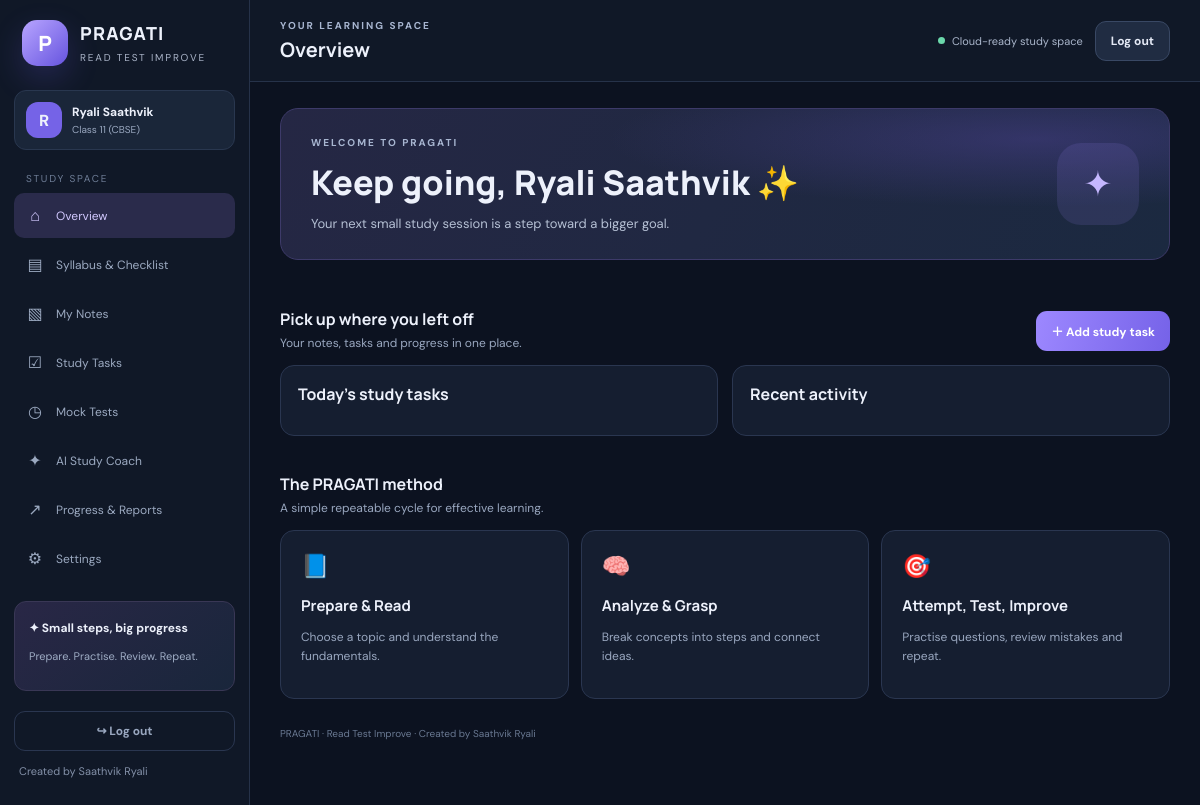
Screenshot of / (signed in) with the database file from the repository.
### app.py (models this page shows)
class User(db.Model):
    id = db.Column(db.Integer, primary_key=True)
    name = db.Column(db.String(100), nullable=False)
    email = db.Column(db.String(255), unique=True, nullable=False, index=True)
    password_hash = db.Column(db.String(255), nullable=False)
    age = db.Column(db.Integer, nullable=True)
    level = db.Column(db.String(80), nullable=False, default='Class 11 (CBSE)')
    created_at = db.Column(db.DateTime, default=lambda: datetime.now(timezone.utc))
    is_admin = db.Column(db.Boolean, default=False)

### app.py (the view)
@app.get('/')
def home():
    return render_template('index.html', levels=LEVELS, subjects=SUBJECTS, user=current_user())

### app.py (called while the page is built)
def current_user():
    uid = session.get('user_id')
    return db.session.get(User, uid) if uid else None

### templates/index.html (shortened to what this page needs)
<!doctype html>
<html lang="en"><head>
</head><body>
{% if not user %}
<div class="auth"><section class="hero"><div class="brand"><div class="logo">P</div><div><b>PRAGATI</b><small>READ TEST IMPROVE</small></div></div><h1>Study smarter.<br><span>Grow faster.</span></h1><p class="tagline">Read Test Improve</p><p class="hero-copy">Your personal study space for syllabus tracking, notes, practice, mock tests and measurable progress. Built for school, entrance exams and engineering.</p><div class="steps">{% for letter,word in [('P','Prepare'),('R','Read'),('A','Analyze'),('G','Grasp'),('A','Attempt'),('T','Test'),('I','Improve')] %}<div class="step"><strong>{{letter}}</strong><span>{{word}}</span></div>{% endfor %}</div><div class="creator">Created by Saathvik Ryali</div></section><section class="authside"><div class="authcard"><div class="brand"><div class="logo">P</div><div><b>PRAGATI</b><small>YOUR ACADEMIC SPACE</small></div></div><h2 id="authTitle">Welcome back</h2><p class="muted small" id="authSub">Sign in to continue your learning journey.</p><div class="tabs"><button id="loginTab" class="active" onclick="showAuth('login')">Sign in</button><button id="registerTab" onclick="showAuth('register')">Create account</button></div><div id="authMsg" class="msg hidden"></div><form class="form" id="authForm"><div id="nameField" class="field hidden">Full name<input name="name" autocomplete="name" maxlength="100" placeholder="Your name"></div><div id="emailField" class="field">Email address<input name="email" type="email" autocomplete="email" required placeholder="you@example.com"></div><div id="ageLevel" class="formgrid hidden"><div class="field">Age<input name="age" type="number" min="5" max="100" placeholder="Age"></div><div class="field">Study level<select name="level">{% for l in levels %}<option>{{l}}</option>{% endfor %}</select></div></div><div class="field">Password<input name="password" type="password" autocomplete="current-password" minlength="8" required placeholder="At least 8 characters"></div><button class="btn primary" id="authSubmit">Sign in to PRAGATI</button></form><p class="note" style="margin-top:17px">No OTP required. Use a unique password. Your study data is saved to the app's database when deployed with persistent storage.</p><div class="creator" style="margin-top:22px">Created by Saathvik Ryali</div></div></section></div>
{% else %}
<div class="app"><aside class="sidebar" id="sidebar"><div class="sidehead"><div class="brand"><div class="logo">P</div><div><b>PRAGATI</b><small>READ TEST IMPROVE</small></div></div></div><div class="profile"><div class="avatar" id="avatar">{{user.name[:1]|upper}}</div><div><b id="sideName">{{user.name}}</b><small id="sideLevel">{{user.level}}</small></div></div><div class="navlabel">STUDY SPACE</div><nav class="nav" id="nav"><button class="active" data-page="overview"><span>⌂</span>Overview</button><button data-page="syllabus"><span>▤</span>Syllabus & Checklist</button><button data-page="notes"><span>▧</span>My Notes</button><button data-page="tasks"><span>☑</span>Study Tasks</button><button data-page="tests"><span>◷</span>Mock Tests</button><button data-page="coach"><span>✦</span>AI Study Coach</button><button data-page="progress"><span>↗</span>Progress & Reports</button><button data-page="settings"><span>⚙</span>Settings</button><button data-page="admin" id="adminNav" class="{{ '' if user.is_admin else 'hidden' }}"><span>♙</span>Admin dashboard</button></nav><div class="sidebottom"><div class="callout"><b>✦ Small steps, big progress</b><p>Prepare. Practise. Review. Repeat.</p></div><button class="btn ghost" style="width:100%" onclick="logout()">↪ Log out</button><div class="creator" style="margin:13px 5px">Created by Saathvik Ryali</div></div></aside><main class="main"><header class="topbar"><div style="display:flex;align-items:center;gap:12px"><button class="btn secondary hamb" onclick="document.getElementById('sidebar').classList.toggle('open')">☰</button><div><div class="eyebrow">YOUR LEARNING SPACE</div><h2 id="pageTitle">Overview</h2></div></div><div class="topright"><div class="online"><span class="dot"></span>Cloud-ready study space</div><button id="installBtn" class="btn install hidden" onclick="installApp()">＋ Install app</button><button class="btn secondary" onclick="logout()">Log out</button></div></header><div class="content" id="pageContent"><div class="welcome"><div><div class="eyebrow">WELCOME TO PRAGATI</div><h1>Keep going, <span id="welcomeName">{{user.name}}</span> ✨</h1><p>Your next small study session is a step toward a bigger goal.</p></div><div class="bigicon">✦</div></div><div class="stats" id="stats"></div><div class="sectiontitle"><div><h3>Pick up where you left off</h3><p>Your notes, tasks and progress in one place.</p></div><button class="btn primary" onclick="navigate('tasks')">＋ Add study task</button></div><div class="grid2"><div class="panel"><h3>Today's study tasks</h3><div id="dashTasks" class="list"></div></div><div class="panel"><h3>Recent activity</h3><div id="recentItems" class="list"></div></div></div><div class="sectiontitle"><div><h3>The PRAGATI method</h3><p>A simple repeatable cycle for effective learning.</p></div></div><div class="grid3">{% for icon,title,desc in [('📘','Prepare & Read','Choose a topic and understand the fundamentals.'),('🧠','Analyze & Grasp','Break concepts into steps and connect ideas.'),('🎯','Attempt, Test, Improve','Practise questions, review mistakes and repeat.') ] %}<div class="feature"><div class="ficon">{{icon}}</div><h3>{{title}}</h3><p>{{desc}}</p></div>{% endfor %}</div><div class="footer">PRAGATI · Read Test Improve · Created by Saathvik Ryali</div></div></main></div>
{% endif %}
</body></html>

### templates/index.html (style rules this page uses)
:root { --bg:#0c1220;--panel:#151e30;--panel2:#101827;--line:#2a3650;--text:#edf1fb;--muted:#99a7bf;--accent:#9d88ff;--accent2:#7562e8;--good:#6bd8ab;--bad:#ff9aab;--input:#0c1423 }
* { box-sizing:border-box }
body { margin:0;background:var(--bg);color:var(--text);font-family:'DM Sans',sans-serif;min-height:100vh }
button,input,select,textarea { font:inherit }
button { cursor:pointer }
.brand { display:flex;align-items:center;gap:12px }
.logo { width:46px;height:46px;border-radius:15px;background:linear-gradient(135deg,#b8a5ff,#6654df);display:grid;place-items:center;font:800 21px Manrope;color:white;box-shadow:0 12px 32px #7963ff33 }
.brand b { font:800 18px Manrope;letter-spacing:1.2px;display:block }
.brand small { color:#aab4c8;font-size:10px;letter-spacing:1.8px }
.creator { font-size:11px;color:#8390a8 }
.btn { border:0;border-radius:11px;padding:11px 15px;font-weight:700;font-size:12px }
.primary { background:linear-gradient(105deg,var(--accent),var(--accent2));color:#fff }
.secondary { background:#202c42;color:#e5eaf6;border:1px solid #394864 }
.ghost { background:transparent;color:var(--muted);border:1px solid var(--line) }
.app { display:flex;min-height:100vh }
.sidebar { width:250px;background:var(--panel2);border-right:1px solid #263249;padding:20px 14px;display:flex;flex-direction:column;flex-shrink:0 }
.sidehead { padding:0 8px 24px }
.profile { display:flex;align-items:center;gap:10px;background:#1a2639;border:1px solid #29374f;border-radius:12px;padding:11px;margin:0 0 22px }
.avatar { width:36px;height:36px;border-radius:12px;background:#7563e7;display:grid;place-items:center;font-weight:800 }
.profile b,.profile small { display:block;max-width:155px;overflow:hidden;text-overflow:ellipsis;white-space:nowrap }
.profile b { font-size:12px }
.profile small { font-size:10px;color:var(--muted);margin-top:3px }
.navlabel { font-size:10px;letter-spacing:1.8px;color:#6e7d96;padding:0 12px 8px }
.nav { display:grid;gap:4px }
.nav button { border:0;background:transparent;color:#9ba9c0;text-align:left;padding:12px;border-radius:10px;font-size:12px;display:flex;gap:12px;align-items:center }
.nav button:hover,.nav button.active { background:#2a2b4b;color:#d2c9ff }
.nav button span { font-size:16px;width:18px;text-align:center }
.sidebottom { margin-top:auto }
.sidebottom .callout { border:1px solid #393755;background:linear-gradient(140deg,#292746,#19263b);border-radius:12px;padding:14px;margin:20px 0 }
.callout b { font-size:12px }
.callout p { font-size:11px;color:#9eacc4;line-height:1.5 }
.main { min-width:0;flex:1 }
.topbar { height:82px;display:flex;align-items:center;justify-content:space-between;padding:15px 30px;border-bottom:1px solid #263249;background:var(--panel2);gap:15px }
.topbar h2 { font:700 20px Manrope;margin:4px 0 0 }
.topright { display:flex;align-items:center;gap:12px }
.online { display:flex;align-items:center;gap:7px;font-size:11px;color:#aab6cb }
.dot { width:7px;height:7px;border-radius:50%;background:var(--good) }
.content { padding:26px 30px 60px;max-width:1300px;margin:auto }
.welcome { padding:27px 30px;border:1px solid #3d3a69;border-radius:18px;background:radial-gradient(ellipse at 85% 20%,#51449a70,transparent 40%),linear-gradient(120deg,#252744,#1b2940);display:flex;align-items:center;justify-content:space-between;gap:20px }
.welcome h1 { font:800 clamp(23px,3vw,34px) Manrope;margin:10px 0 }
.welcome p { font-size:13px;color:#b5c0d4;margin:0 }
.welcome .bigicon { font-size:35px;width:82px;height:82px;border-radius:24px;background:#a18aff20;display:grid;place-items:center;color:#c5b7ff }
.eyebrow { font-size:10px;letter-spacing:2px;color:#a8b6d1;font-weight:700 }
.stat,.panel,.feature { background:var(--panel);border:1px solid var(--line);border-radius:14px;padding:17px }
.sectiontitle { display:flex;align-items:end;justify-content:space-between;gap:12px;margin:23px 0 14px }
.sectiontitle h3,.panel h3 { font:700 16px Manrope;margin:0 0 5px }
.sectiontitle p { font-size:12px;color:var(--muted);margin:0 }
.grid2 { display:grid;grid-template-columns:1fr 1fr;gap:14px }
.grid3 { display:grid;grid-template-columns:repeat(3,1fr);gap:12px }
.panel { margin-bottom:14px }
.panel h3 { margin-bottom:13px }
.feature { padding:20px }
.feature .ficon { font-size:23px;margin-bottom:14px }
.feature h3 { font:700 15px Manrope;margin:0 0 8px }
.feature p { font-size:12px;line-height:1.6;color:var(--muted) }
.footer { font-size:10px;color:#697891;margin-top:28px }

### rows the page displays
User: name "R", name "Ryali Saathvik", level "Class 11 (CBSE)"

### other values shown
{{ icon }} "📘" "🧠" "🎯"
{{ title }} "Prepare & Read" "Analyze & Grasp" "Attempt, Test, Improve"
{{ desc }} "Choose a topic and understand the fundamentals." "Break concepts into steps and connect ideas." "Practise questions, review mistakes and repeat."
